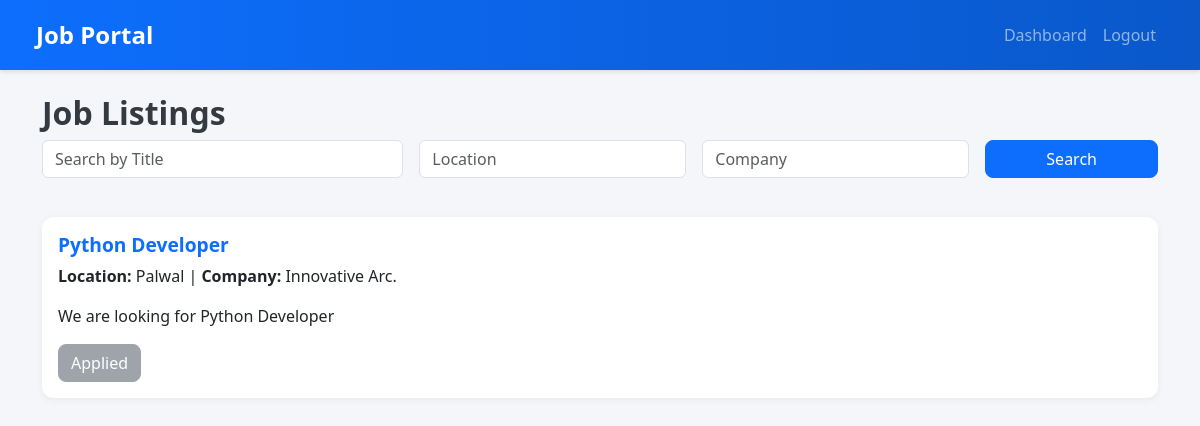
The page /dashboard (signed in) on the database its author committed.
### app.py (models this page shows)
class Job(db.Model):
    id = db.Column(db.Integer, primary_key=True)
    title = db.Column(db.String(200))
    location = db.Column(db.String(100))
    company = db.Column(db.String(100))
    salary = db.Column(db.String(100))
    description = db.Column(db.Text)
    employer_id = db.Column(db.Integer, db.ForeignKey('user.id'))

### app.py (the view)
@app.route('/dashboard', methods=['GET', 'POST'])
@login_required
def dashboard():
    if current_user.role == 'admin':
        return render_template('admin_dashboard.html', users=User.query.all(), jobs=Job.query.all(), applications=Application.query.all())
    elif current_user.role == 'employer':
        return render_template('employer_dashboard.html', jobs=Job.query.filter_by(employer_id=current_user.id).all())
    else:
        keyword = request.args.get('keyword')
        location = request.args.get('location')
        company = request.args.get('company')
        query = Job.query
        if keyword:
            query = query.filter(Job.title.ilike(f"%{keyword}%"))
        if location:
            query = query.filter(Job.location.ilike(f"%{location}%"))
        if company:
            query = query.filter(Job.company.ilike(f"%{company}%"))
        jobs = query.all()
        applied = Application.query.filter_by(seeker_id=current_user.id).all()
        applied_jobs = [a.job_id for a in applied]
        return render_template('seeker_dashboard.html', jobs=jobs, applied_jobs=applied_jobs)

### app.py (called while the page is built)
@login_manager.user_loader
def load_user(user_id):
    return User.query.get(int(user_id))

### templates/seeker_dashboard.html
{% extends 'base.html' %}
{% block content %}
<h2>Job Listings</h2>
<form method="GET" class="row g-3 mb-4">
    <div class="col-md-4">
        <input type="text" name="keyword" class="form-control" placeholder="Search by Title" value="{{ request.args.get('keyword', '') }}">
    </div>
    <div class="col-md-3">
        <input type="text" name="location" class="form-control" placeholder="Location" value="{{ request.args.get('location', '') }}">
    </div>
    <div class="col-md-3">
        <input type="text" name="company" class="form-control" placeholder="Company" value="{{ request.args.get('company', '') }}">
    </div>
    <div class="col-md-2">
        <button type="submit" class="btn btn-primary w-100">Search</button>
    </div>
</form>
{% for job in jobs %}
<div class="card mb-3">
    <div class="card-body">
        <h5 class="card-title">{{ job.title }}</h5>
        <p class="card-text"><strong>Location:</strong> {{ job.location }} | <strong>Company:</strong> {{ job.company }}</p>
        <p class="card-text">{{ job.description }}</p>
        {% if job.id in applied_jobs %}
            <button class="btn btn-secondary" disabled>Applied</button>
        {% else %}
            <a href="{{ url_for('apply', job_id=job.id) }}" class="btn btn-success">Apply</a>
        {% endif %}
    </div>
</div>
{% else %}
    <p>No jobs found.</p>
{% endfor %}
{% endblock %}

### static/style.css (style rules this page uses)
body { background-color: #f4f6f9; font-family: 'Segoe UI', Tahoma, Geneva, Verdana, sans-serif; }
h1, h2, h3, h4, h5 { font-weight: 600; color: #343a40; }
.card { border-radius: 12px; box-shadow: 0 2px 8px rgba(0,0,0,0.05); border: none; }
.card-title { font-size: 1.2rem; font-weight: 600; color: #0d6efd; }
.btn { border-radius: 8px; transition: all 0.2s ease-in-out; }
form .form-control, form .form-select { border-radius: 6px; margin-bottom: 15px; }

### rows shown on the page
Job: title "Python Developer", location "Palwal", company "Innovative Arc.", description "We are looking for Python Developer", shows "Applied"
